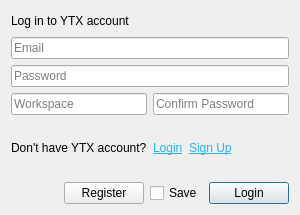
<?xml version="1.0" encoding="UTF-8"?>
<ui version="4.0">
 <class>AuthDialog</class>
 <widget class="QDialog" name="AuthDialog">
  <property name="geometry">
   <rect>
    <x>0</x>
    <y>0</y>
    <width>300</width>
    <height>215</height>
   </rect>
  </property>
  <property name="minimumSize">
   <size>
    <width>300</width>
    <height>0</height>
   </size>
  </property>
  <property name="maximumSize">
   <size>
    <width>300</width>
    <height>215</height>
   </size>
  </property>
  <property name="windowTitle">
   <string>Login</string>
  </property>
  <layout class="QGridLayout" name="gridLayout">
   <item row="0" column="0">
    <layout class="QHBoxLayout" name="horizontalLayout_3">
     <item>
      <widget class="QLabel" name="labelHeader">
       <property name="sizePolicy">
        <sizepolicy hsizetype="Preferred" vsizetype="Fixed">
         <horstretch>0</horstretch>
         <verstretch>0</verstretch>
        </sizepolicy>
       </property>
       <property name="text">
        <string>Log in to YTX account</string>
       </property>
      </widget>
     </item>
     <item>
      <spacer name="horizontalSpacer_2">
       <property name="orientation">
        <enum>Qt::Orientation::Horizontal</enum>
       </property>
       <property name="sizeHint" stdset="0">
        <size>
         <width>40</width>
         <height>20</height>
        </size>
       </property>
      </spacer>
     </item>
    </layout>
   </item>
   <item row="1" column="0">
    <widget class="QLineEdit" name="lineEditEmail">
     <property name="placeholderText">
      <string>Email</string>
     </property>
    </widget>
   </item>
   <item row="2" column="0">
    <widget class="QLineEdit" name="lineEditPassword">
     <property name="echoMode">
      <enum>QLineEdit::EchoMode::Password</enum>
     </property>
     <property name="placeholderText">
      <string>Password</string>
     </property>
    </widget>
   </item>
   <item row="3" column="0">
    <layout class="QHBoxLayout" name="horizontalLayout_4">
     <item>
      <widget class="QLineEdit" name="lineEditWorkspace">
       <property name="placeholderText">
        <string>Workspace</string>
       </property>
      </widget>
     </item>
     <item>
      <widget class="QLineEdit" name="lineEditPasswordConfirm">
       <property name="echoMode">
        <enum>QLineEdit::EchoMode::Password</enum>
       </property>
       <property name="placeholderText">
        <string>Confirm Password</string>
       </property>
      </widget>
     </item>
    </layout>
   </item>
   <item row="4" column="0">
    <layout class="QHBoxLayout" name="horizontalLayout_2">
     <item>
      <widget class="QLabel" name="labelTail">
       <property name="sizePolicy">
        <sizepolicy hsizetype="Preferred" vsizetype="Fixed">
         <horstretch>0</horstretch>
         <verstretch>0</verstretch>
        </sizepolicy>
       </property>
       <property name="text">
        <string>Don't have YTX account?</string>
       </property>
      </widget>
     </item>
     <item>
      <widget class="QLabel" name="labelLogin">
       <property name="text">
        <string>&lt;html&gt;&lt;head/&gt;&lt;body&gt;&lt;p&gt;&lt;a href=&quot;#&quot;&gt;&lt;span style=&quot; text-decoration: underline; color:#2bb3eb;&quot;&gt;Login&lt;/span&gt;&lt;/a&gt;&lt;/p&gt;&lt;/body&gt;&lt;/html&gt;</string>
       </property>
       <property name="textFormat">
        <enum>Qt::TextFormat::RichText</enum>
       </property>
       <property name="textInteractionFlags">
        <set>Qt::TextInteractionFlag::NoTextInteraction</set>
       </property>
      </widget>
     </item>
     <item>
      <widget class="QLabel" name="labelSignUp">
       <property name="text">
        <string>&lt;html&gt;&lt;head/&gt;&lt;body&gt;&lt;p&gt;&lt;a href=&quot;#&quot;&gt;&lt;span style=&quot; text-decoration: underline; color:#2bb3eb;&quot;&gt;Sign Up&lt;/span&gt;&lt;/a&gt;&lt;/p&gt;&lt;/body&gt;&lt;/html&gt;</string>
       </property>
       <property name="textFormat">
        <enum>Qt::TextFormat::RichText</enum>
       </property>
       <property name="textInteractionFlags">
        <set>Qt::TextInteractionFlag::NoTextInteraction</set>
       </property>
      </widget>
     </item>
     <item>
      <spacer name="horizontalSpacer_4">
       <property name="orientation">
        <enum>Qt::Orientation::Horizontal</enum>
       </property>
       <property name="sizeHint" stdset="0">
        <size>
         <width>40</width>
         <height>20</height>
        </size>
       </property>
      </spacer>
     </item>
    </layout>
   </item>
   <item row="5" column="0">
    <layout class="QHBoxLayout" name="horizontalLayout">
     <item>
      <spacer name="horizontalSpacer_3">
       <property name="orientation">
        <enum>Qt::Orientation::Horizontal</enum>
       </property>
       <property name="sizeHint" stdset="0">
        <size>
         <width>56</width>
         <height>20</height>
        </size>
       </property>
      </spacer>
     </item>
     <item>
      <widget class="QPushButton" name="pushButtonRegister">
       <property name="text">
        <string>Register</string>
       </property>
       <property name="default">
        <bool>true</bool>
       </property>
      </widget>
     </item>
     <item>
      <widget class="QCheckBox" name="chkBoxSave">
       <property name="toolTip">
        <string>The password will be saved locally on this computer. Please choose carefully.</string>
       </property>
       <property name="text">
        <string>Save</string>
       </property>
      </widget>
     </item>
     <item>
      <widget class="QPushButton" name="pushButtonLogin">
       <property name="text">
        <string>Login</string>
       </property>
       <property name="default">
        <bool>true</bool>
       </property>
      </widget>
     </item>
    </layout>
   </item>
  </layout>
 </widget>
 <tabstops>
  <tabstop>lineEditEmail</tabstop>
  <tabstop>lineEditPassword</tabstop>
 </tabstops>
 <resources/>
 <connections/>
</ui>
